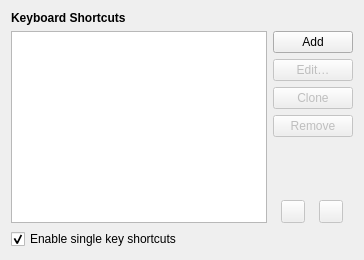
     <widget class="QWidget" name="keyboardPage">
      <layout class="QVBoxLayout" name="keyboardLayout">
       <item>
        <widget class="QLabel" name="keyboardHeader">
         <property name="font">
          <font>
           <weight>75</weight>
           <bold>true</bold>
          </font>
         </property>
         <property name="text">
          <string>Keyboard Shortcuts</string>
         </property>
        </widget>
       </item>
       <item>
        <layout class="QHBoxLayout" name="keyboardProfilesLayout">
         <item>
          <widget class="Meerkat::ItemViewWidget" name="keyboardViewWidget">
           <property name="dragEnabled">
            <bool>true</bool>
           </property>
           <property name="dragDropOverwriteMode">
            <bool>false</bool>
           </property>
           <property name="dragDropMode">
            <enum>QAbstractItemView::InternalMove</enum>
           </property>
           <property name="defaultDropAction">
            <enum>Qt::MoveAction</enum>
           </property>
           <property name="alternatingRowColors">
            <bool>true</bool>
           </property>
           <property name="selectionMode">
            <enum>QAbstractItemView::SingleSelection</enum>
           </property>
           <property name="selectionBehavior">
            <enum>QAbstractItemView::SelectRows</enum>
           </property>
           <attribute name="headerVisible">
            <bool>false</bool>
           </attribute>
          </widget>
         </item>
         <item>
          <layout class="QVBoxLayout" name="keyboardButtonsLayout" stretch="0,0,0,0,1,0">
           <item>
            <widget class="QPushButton" name="keyboardAddButton">
             <property name="text">
              <string>Add</string>
             </property>
            </widget>
           </item>
           <item>
            <widget class="QPushButton" name="keyboardEditButton">
             <property name="enabled">
              <bool>false</bool>
             </property>
             <property name="text">
              <string>Edit…</string>
             </property>
            </widget>
           </item>
           <item>
            <widget class="QPushButton" name="keyboardCloneButton">
             <property name="enabled">
              <bool>false</bool>
             </property>
             <property name="text">
              <string>Clone</string>
             </property>
            </widget>
           </item>
           <item>
            <widget class="QPushButton" name="keyboardRemoveButton">
             <property name="enabled">
              <bool>false</bool>
             </property>
             <property name="text">
              <string>Remove</string>
             </property>
            </widget>
           </item>
           <item>
            <spacer name="keyboardSpacer">
             <property name="orientation">
              <enum>Qt::Vertical</enum>
             </property>
             <property name="sizeHint" stdset="0">
              <size>
               <width>0</width>
               <height>0</height>
              </size>
             </property>
            </spacer>
           </item>
           <item>
            <layout class="QHBoxLayout" name="keyboardMoveButtonsLayout">
             <item>
              <widget class="QToolButton" name="keyboardMoveUpButton">
               <property name="enabled">
                <bool>false</bool>
               </property>
               <property name="toolTip">
                <string>Move Up</string>
               </property>
              </widget>
             </item>
             <item>
              <spacer name="keyboardMoveButtonsSpacer">
               <property name="orientation">
                <enum>Qt::Horizontal</enum>
               </property>
               <property name="sizeType">
                <enum>QSizePolicy::Minimum</enum>
               </property>
               <property name="sizeHint" stdset="0">
                <size>
                 <width>0</width>
                 <height>0</height>
                </size>
               </property>
              </spacer>
             </item>
             <item>
              <widget class="QToolButton" name="keyboardMoveDownButton">
               <property name="enabled">
                <bool>false</bool>
               </property>
               <property name="toolTip">
                <string>Move Down</string>
               </property>
              </widget>
             </item>
            </layout>
           </item>
          </layout>
         </item>
        </layout>
       </item>
       <item>
        <widget class="QCheckBox" name="keyboardEnableSingleKeyShortcutsCheckBox">
         <property name="text">
          <string>Enable single key shortcuts</string>
         </property>
         <property name="checked">
          <bool>true</bool>
         </property>
        </widget>
       </item>
      </layout>
     </widget>
